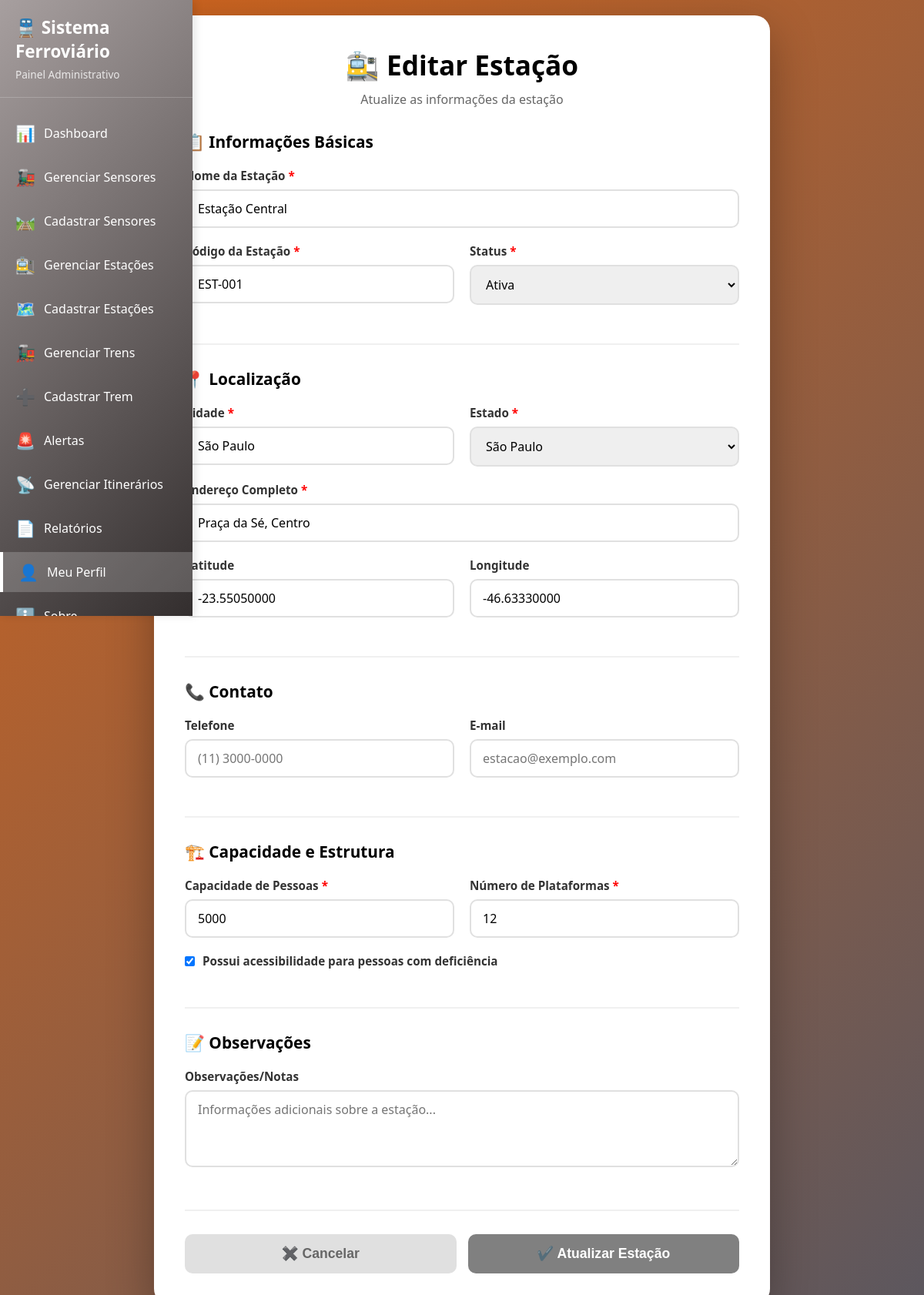
Screenshot of /html/cadastrarestações.php?editar=1 (signed in) with the database file from the repository.
### tables this page shows
CREATE TABLE IF NOT EXISTS estacoes (
    id INT AUTO_INCREMENT PRIMARY KEY,
    codigo VARCHAR(20) NOT NULL UNIQUE,
    nome VARCHAR(100) NOT NULL,
    cidade VARCHAR(100) NOT NULL,
    estado CHAR(2) NOT NULL,
    endereco VARCHAR(255),
    latitude DECIMAL(10, 8),
    longitude DECIMAL(11, 8),
    capacidade INT DEFAULT 0,
    num_plataformas INT DEFAULT 0,
    acessibilidade BOOLEAN DEFAULT FALSE,
    telefone VARCHAR(20),
    email VARCHAR(100),
    status ENUM('ativa', 'inativa', 'manutencao') DEFAULT 'ativa',
    observacoes TEXT,
    data_criacao TIMESTAMP DEFAULT CURRENT_TIMESTAMP,
    INDEX idx_codigo (codigo),
    INDEX idx_status (status),
    INDEX idx_cidade (cidade)
);

### html/cadastrarestações.php (the view, shortened to what this page needs)
<?php
require "../php/conexao.php";
$editando = false;
$estacao = null;
if (isset($_GET['editar'])) {
    $editando = true;
    $id = intval($_GET['editar']);
    $stmt = $conexao->prepare("SELECT * FROM estacoes WHERE id = ?");
    $stmt->bind_param("i", $id);
    $stmt->execute();
    $resultado = $stmt->get_result();
    $estacao = $resultado->fetch_assoc();
}
?>
<!DOCTYPE html>
<html lang="pt-BR">
<head>
    <aside class="sidebar">
        <div class="sidebar-header">
            <h2>🚆 Sistema Ferroviário</h2>
            <p>Painel Administrativo</p>
        </div>
        <ul class="sidebar-menu">
            <li><a href="dashboard.php"><span class="icon">📊</span> Dashboard</a></li>
            <li><a href="gerenciarsensores.php"><span class="icon">🚂</span> Gerenciar Sensores</a></li>
            <li><a href="cadastrarsensores.php"><span class="icon">🛤️</span> Cadastrar Sensores</a></li>
            <li><a href="gerenciarestações.php"><span class="icon">🚉</span> Gerenciar Estações</a></li>
            <li><a href="cadastrarestações.php"><span class="icon">🗺️</span> Cadastrar Estações</a></li>
            <li><a href="gerenciartrens.php"><span class="icon">🚂</span> Gerenciar Trens</a></li>
            <li><a href="cadastrartrem.php"><span class="icon">➕</span> Cadastrar Trem</a></li>
            <li><a href="alertas.php"><span class="icon">🚨</span> Alertas</a></li>
            <li><a href="gerenciaritinerários.php"><span class="icon">📡</span> Gerenciar Itinerários</a></li>
            <li><a href="geraçãorelátorios.php"><span class="icon">📄</span> Relatórios</a></li>
            <li><a href="perfil.php" class="active"><span class="icon">👤</span> Meu Perfil</a></li>
            <li><a href="sobre.php"><span class="icon">ℹ️</span> Sobre</a></li>
        </ul>
    </aside>
</head>
<body>
    <div class="container">
        <div class="form-card">
            <h1>🚉 <?php echo $editando ? 'Editar' : 'Cadastrar Nova'; ?> Estação</h1>
            <p class="subtitle">
                <?php echo $editando ? 'Atualize as informações da estação' : 'Adicione uma nova estação ao sistema ferroviário'; ?>
            </p>
            <form method="POST">
                <div class="form-section">
                    <h2>📋 Informações Básicas</h2>
                    <div class="form-group">
                        <label for="nome">Nome da Estação <span class="required">*</span></label>
                        <input type="text" id="nome" name="nome" placeholder="Ex: Estação Central"
                            value="<?php echo $estacao['nome'] ?? ''; ?>" required>
                    </div>
                    <div class="form-row">
                        <div class="form-group">
                            <label for="codigo">Código da Estação <span class="required">*</span></label>
                            <input type="text" id="codigo" name="codigo" placeholder="Ex: EST-001"
                                value="<?php echo $estacao['codigo'] ?? ''; ?>" required>
                        </div>
                        <div class="form-group">
                            <label for="status">Status <span class="required">*</span></label>
                            <select id="status" name="status" required>
                                <option value="ativa" <?php echo ($estacao['status'] ?? 'ativa') === 'ativa' ? 'selected' : ''; ?>>Ativa</option>
                            </select>
                        </div>
                    </div>
                </div>
                <div class="form-section">
                    <h2>📍 Localização</h2>
                    <div class="form-row">
                        <div class="form-group">
                            <label for="cidade">Cidade <span class="required">*</span></label>
                            <input type="text" id="cidade" name="cidade" placeholder="Ex: São Paulo"
                                value="<?php echo $estacao['cidade'] ?? ''; ?>" required>
                        </div>
                        <div class="form-group">
                            <label for="estado">Estado <span class="required">*</span></label>
                            <select id="estado" name="estado" required>
                                <option value="SP" <?php echo ($estacao['estado'] ?? '') === 'SP' ? 'selected' : ''; ?>>
                                    São Paulo</option>
                            </select>
                        </div>
                    </div>
                    <div class="form-group">
                        <label for="endereco">Endereço Completo <span class="required">*</span></label>
                        <input type="text" id="endereco" name="endereco" placeholder="Ex: Praça da Sé, Centro"
                            value="<?php echo $estacao['endereco'] ?? ''; ?>" required>
                    </div>
                    <div class="form-row">
                        <div class="form-group">
                            <label for="latitude">Latitude</label>
                            <input type="number" step="0.0000001" id="latitude" name="latitude"
                                placeholder="Ex: -23.5505" value="<?php echo $estacao['latitude'] ?? ''; ?>">
                        </div>
                        <div class="form-group">
                            <label for="longitude">Longitude</label>
                            <input type="number" step="0.0000001" id="longitude" name="longitude"
                                placeholder="Ex: -46.6333" value="<?php echo $estacao['longitude'] ?? ''; ?>">
                        </div>
                    </div>
                </div>
                <div class="form-section">
                    <h2>📞 Contato</h2>
                    <div class="form-row">
                        <div class="form-group">
                            <label for="telefone">Telefone</label>
                            <input type="tel" id="telefone" name="telefone" placeholder="(11) 3000-0000"
                                value="<?php echo $estacao['telefone'] ?? ''; ?>">
                        </div>
                        <div class="form-group">
                            <label for="email">E-mail</label>
                            <input type="email" id="email" name="email" placeholder="estacao@exemplo.com"
                                value="<?php echo $estacao['email'] ?? ''; ?>">
                        </div>
                    </div>
                </div>
                <div class="form-section">
                    <h2>🏗️ Capacidade e Estrutura</h2>
                    <div class="form-row">
                        <div class="form-group">
                            <label for="capacidade">Capacidade de Pessoas <span class="required">*</span></label>
                            <input type="number" id="capacidade" name="capacidade" placeholder="Ex: 5000" min="0"
                                value="<?php echo $estacao['capacidade'] ?? ''; ?>" required>
                        </div>
                        <div class="form-group">
                            <label for="plataformas">Número de Plataformas <span class="required">*</span></label>
                            <input type="number" id="plataformas" name="plataformas" placeholder="Ex: 8" min="1"
                                value="<?php echo $estacao['num_plataformas'] ?? ''; ?>" required>
                        </div>
                    </div>
                    <div class="form-group checkbox-group">
                        <input type="checkbox" id="acessibilidade" name="acessibilidade" <?php echo ($estacao['acessibilidade'] ?? false) ? 'checked' : ''; ?>>
                        <label for="acessibilidade" style="margin: 0;">
                            Possui acessibilidade para pessoas com deficiência
                        </label>
                    </div>
                </div>
                <div class="form-section">
                    <h2>📝 Observações</h2>
                    <div class="form-group">
                        <label for="observacoes">Observações/Notas</label>
                        <textarea id="observacoes" name="observacoes"
                            placeholder="Informações adicionais sobre a estação..."><?php echo $estacao['observacoes'] ?? ''; ?></textarea>
                    </div>
                </div>
                <div class="btn-container">
                    <button type="button" class="btn btn-cancelar"
                        onclick="window.location.href='gerenciarestações.php'">✖️ Cancelar</button>
                    <button type="submit" class="btn btn-salvar">✔️ <?php echo $editando ? 'Atualizar' : 'Cadastrar'; ?>
                        Estação</button>
                </div>
            </form>
        </div>
    </div>
</body>
</html>

### html/cadastrarestações.php (style rules this page uses)
.sidebar { width: 250px; background: linear-gradient(135deg, #a79f9fff 0%, #332e2eff 100%); color: white; padding: 20px 0; position: fixed; left: 0; top: 0; height: 100vh; overflow-y: auto; box-shadow: 4px 0 10px rgba(0, 0, 0, 0.1); transition: transform 0.3s ease; z-index: 1000; }
.sidebar-header { padding: 0 20px 20px; border-bottom: 1px solid rgba(255, 255, 255, 0.2); margin-bottom: 20px; }
.sidebar-header h2 { font-size: 1.4em; margin-bottom: 5px; }
.sidebar-header p { font-size: 0.85em; opacity: 0.8; }
.sidebar-menu { list-style: none; }
.sidebar-menu li { margin-bottom: 5px; }
.sidebar-menu a { display: flex; align-items: center; padding: 12px 20px; color: white; text-decoration: none; transition: background 0.3s ease; gap: 12px; }
.sidebar-menu a:hover, .sidebar-menu a.active { background: rgba(255, 255, 255, 0.2); border-left: 4px solid white; }
.sidebar-menu a .icon { font-size: 1.3em; width: 25px; text-align: center; }
body { display: flex; }
* { margin: 0; padding: 0; box-sizing: border-box; }
body { font-family: 'Segoe UI', Tahoma, Geneva, Verdana, sans-serif; background: linear-gradient(135deg, #d6651aff 0%, #5b575fff 100%); min-height: 100vh; padding: 20px; display: flex; align-items: center; justify-content: center; }
.container { max-width: 800px; width: 100%; }
.form-card { background: white; border-radius: 20px; padding: 40px; box-shadow: 0 20px 60px rgba(0, 0, 0, 0.3); }
h1 { color: black; font-size: 2.2em; margin-bottom: 10px; text-align: center; }
.subtitle { text-align: center; color: #666; margin-bottom: 30px; }
.form-section { margin-bottom: 30px; padding-bottom: 30px; border-bottom: 2px solid #f0f0f0; }
.form-section h2 { color: black; font-size: 1.3em; margin-bottom: 20px; }
.form-group { margin-bottom: 20px; }
label { display: block; color: #333; font-weight: 600; margin-bottom: 8px; font-size: 0.95em; }
label .required { color: red; }
input, select, textarea { width: 100%; padding: 12px 15px; border: 2px solid #e0e0e0; border-radius: 10px; font-size: 1em; transition: all 0.3s ease; font-family: inherit; }
textarea { resize: vertical; min-height: 100px; }
.form-row { display: grid; grid-template-columns: 1fr 1fr; gap: 20px; }
.checkbox-group { display: flex; align-items: center; gap: 10px; }
.checkbox-group input[type="checkbox"] { width: auto; }
.btn-container { display: flex; gap: 15px; margin-top: 30px; }
.btn { flex: 1; padding: 15px; border: none; border-radius: 10px; font-size: 1.1em; font-weight: 600; cursor: pointer; transition: all 0.3s ease; }
.btn-salvar { background: gray; color: white; }
.btn-cancelar { background: #e0e0e0; color: #666; }

### rows the page displays
estacoes: nome "Estação Central", codigo "EST-001", status "Ativa", cidade "São Paulo", estado "São Paulo", endereco "Praça da Sé, Centro", latitude "-23.55050000", longitude "-46.63330000", capacidade "5000", plataformas "12", acessibilidade "☑"
